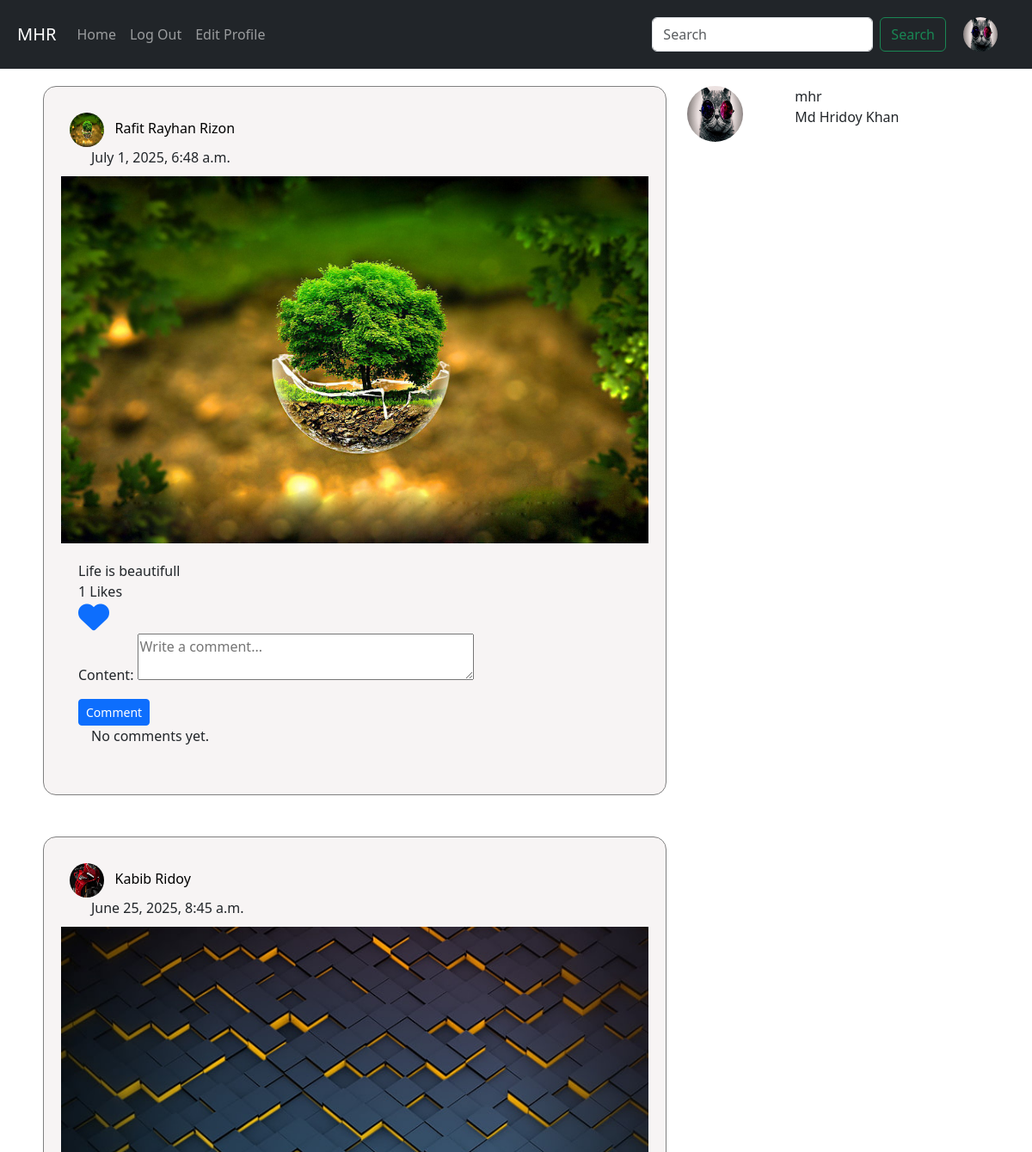
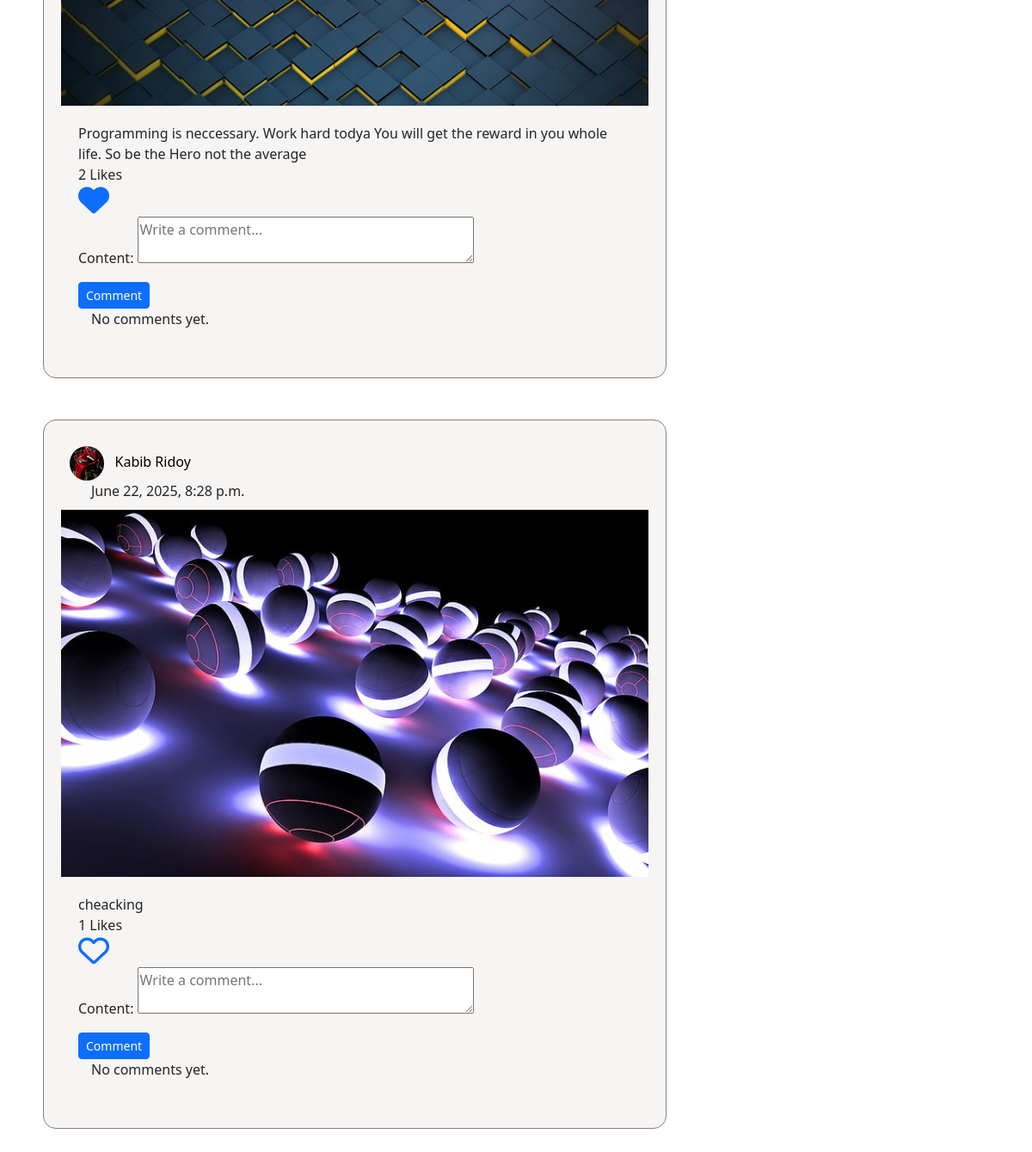
The app's page /post/ (signed in), older data (2 pictures, top to bottom).
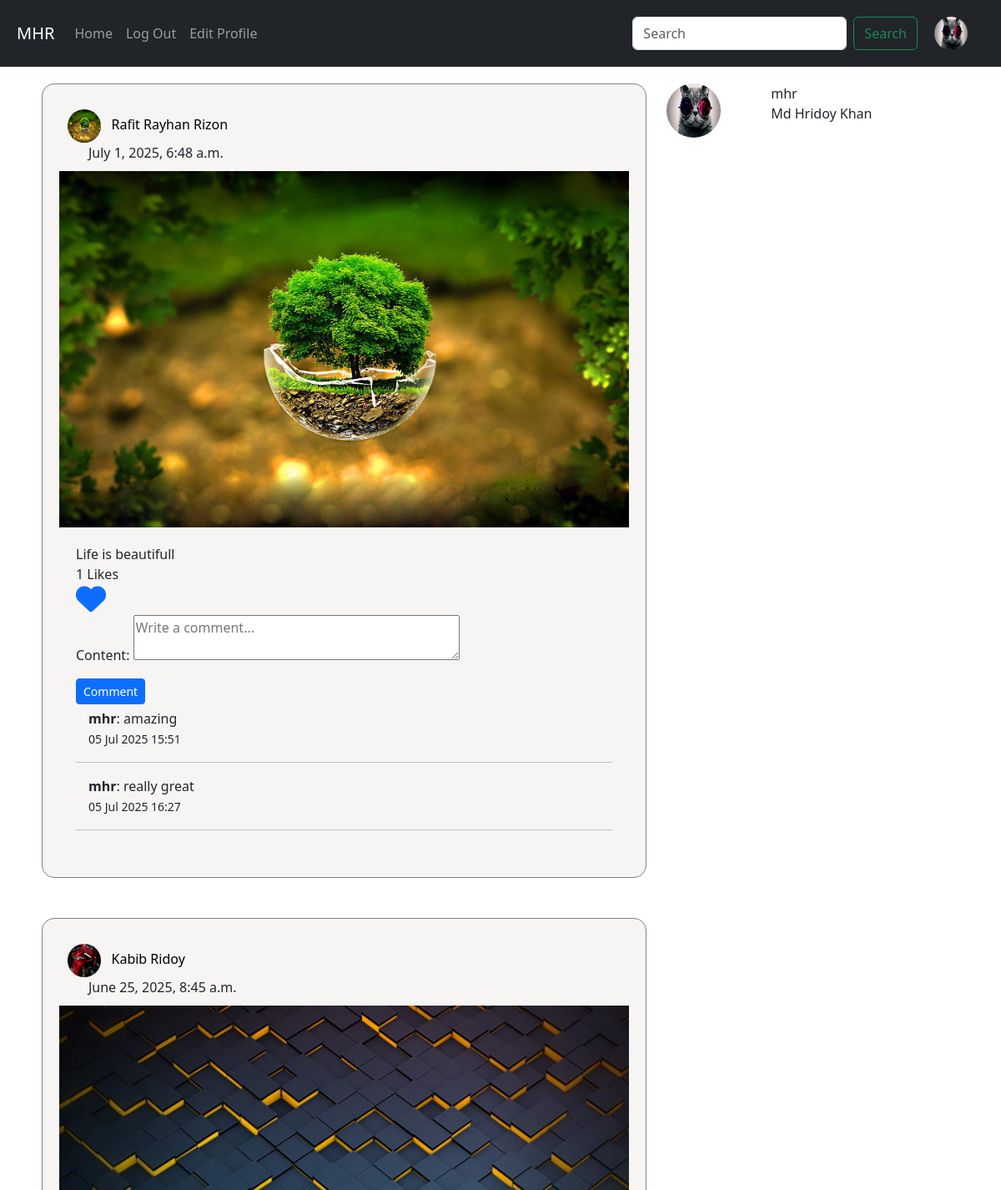
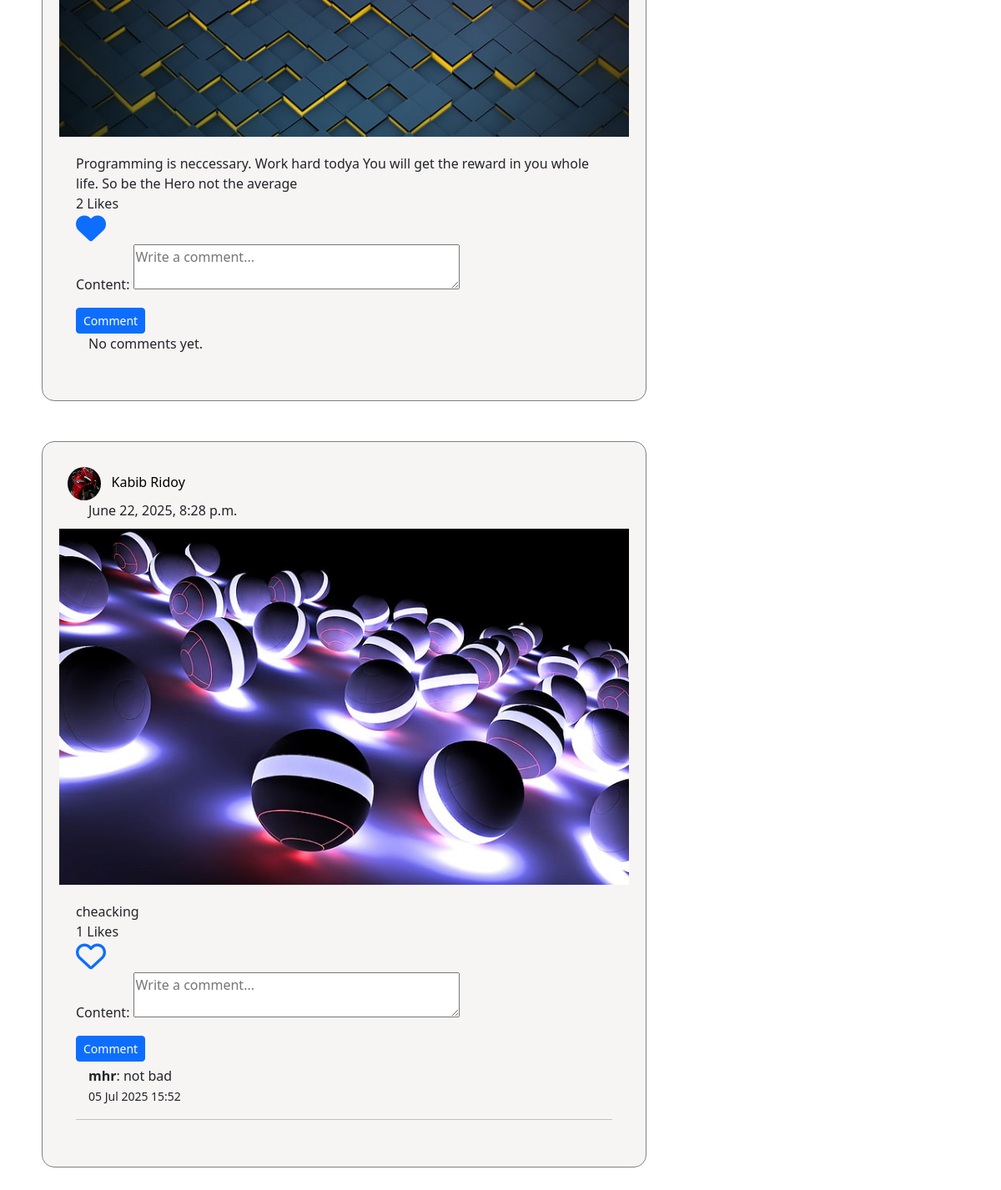
The same page, newer data (2 pictures, top to bottom).
### Auth_app/models.py (models this page shows)
class UserProfile(models.Model):
    user = models.OneToOneField(User, on_delete=models.CASCADE, related_name='user_profile')
    full_name = models.CharField(max_length=264, blank=True)
    profile_pic = models.ImageField(upload_to='profile_pics', blank=True)
    description = models.TextField(blank=True)
    dob = models.DateField(blank=True, null=True)
    website = models.URLField(blank=True)
    facebook = models.URLField(blank=True)

### app_post/models.py (models this page shows, shortened)
class Post(models.Model):
    author = models.ForeignKey(User, on_delete=models.CASCADE, related_name="Post")
    image = models.ImageField(upload_to='post_image')
    caption = models.CharField(max_length=264, blank=True)
    upload_date = models.DateTimeField(auto_now_add=True)
    update_date = models.DateTimeField(auto_now=True)
    class Meta:
        ordering = ['-upload_date', ]

class comment(models.Model):
    post = models.ForeignKey(Post, on_delete=models.CASCADE, related_name="comments")
    user = models.ForeignKey(User, on_delete=models.CASCADE, related_name="commenter")
    content = models.TextField(blank=True, null=True)
    comment_date = models.DateTimeField(auto_now_add=True)

### app_post/views.py (the view)
# urls.py: path('',views.home, name="home"),
@login_required
def home(request):
    following_list = Follow.objects.filter(follower=request.user)
    posts = Post.objects.filter(author__in=following_list.values_list('following'))
    liked_post = Like.objects.filter(user=request.user)
    liked_post_list = liked_post.values_list('post', flat=True)
    followed = Follow.objects.filter(follower=request.user)
    if request.method == "GET":
        search = request.GET.get('search', '')
        result = User.objects.filter(username__icontains=search)
    if request.method == 'POST':
        form = commentForm(request.POST)
        post_id = request.POST.get('post_id')
        post = Post.objects.get(pk=post_id)
        if form.is_valid():
            new_comment = form.save(commit=False)
            new_comment.post = post
            new_comment.user = request.user
            new_comment.save()
            return HttpResponseRedirect(reverse('home'))
    else:
        form = commentForm()
    return render(request, 'app_post/home.html', context={
        'title':'Homepage',
        'search':search,
        'result':result,
        'posts':posts,
        'liked_post_list':liked_post_list,
        'followed':followed,
        'form':form,
    })

### app_post/forms.py
class commentForm(forms.ModelForm):
    class Meta:
        model = comment
        fields = ('content',)
        widgets = {
            'content': forms.Textarea(attrs={'rows': 2, 'placeholder': 'Write a comment...','label':None}),
        }

### templates/app_post/home.html (shortened to what this page needs)
{% extends 'navbar.html' %}
{% block content %}
{% if search %}
{% for user in result %}
<div class="row">
    <div class="col-sm-2">
        {% if user.user_profile.profile_pic %}
        <img src="/media/{{user.user_profile.profile_pic}}" width="65px" height="65px" class="rounded-circle">
        {% else %}
        <img src="/media/avatar.png" width="65px" height="65px" class="rounded-circle">
        {% endif %}
    </div>
    <div class="col-sm-10">
        <a href="{% url 'auth_app:user_other' username=user.username %}">
            <h6>{{user.username}}</h6>
        </a>
        <h6>{{user.user_profile.full_name}}</h6>
    </div>
</div>
<br>
{% endfor %}
{% else %}
{% if not followed %}
<center>
    <div style="border: 1px solid #ccc; border-radius: 10px; background-color: #f5f3f3;">
        <p>You are not Following Anyone. To watch posts you have to follow others. <br> If you want to follow someone,
            search with letter 'm' or 'r'. Then you will show some users and you can follow them.</p>
    </div>
</center>
{% else %}
<div class="row">
    <div class="col-sm-8">
        {% for post in posts %}
        <div style="border: 1px solid gray; background-color: #f7f4f4; padding: 20px; border-radius: 15px;">
            <div style="padding: 10px;">
                {% if post.author.user_profile.profile_pic %}
                <a href="{% url 'auth_app:user_other' username=post.author %}"><img
                        src="/media/{{post.author.user_profile.profile_pic}}" width="40px" height="40px"
                        class="rounded-circle"></a>
                {% else %}
                <a href="{% url 'auth_app:user_other' username=post.author %}"><img src="/media/avatar.png" width="40px"
                        height="40px" class="rounded-circle"></a>
                {% endif %} &nbsp;
                <a href="{% url 'auth_app:user_other' username=post.author %}"
                    style="text-decoration: none; color: black;">{{post.author.user_profile.full_name}}</a> <br>
                &nbsp; &nbsp; &nbsp; {{post.upload_date}}
            </div>
            <img src="/media/{{post.image}}" width="100%" alt="">
            <div style="padding: 20px;">
                {{post.caption}} <br>
                {{post.liked_post.count}} Likes <br>
                {% if post.pk in liked_post_list %}
                <a href="{% url 'app_post:unliked' pk=post.pk %}"><i class="fas fa-heart"
                        style="font-size: 36px;"></i></a>
                {% else %}
                <a href="{% url 'app_post:liked' pk=post.pk %}"><i class="far fa-heart"
                        style="font-size: 36px;"></i></a>
                {% endif %} <br>
                <form method="POST">
                    {{ form.as_p }}
                    <button type="submit" class="btn btn-primary btn-sm">Comment</button>
                </form>
                {% for cmnt in post.comments.all %}
                <div style="margin-left: 15px; margin-top: 5px;">
                    <strong>{{ cmnt.user.username }}</strong>: {{ cmnt.content }} <br>
                    <small>{{ cmnt.comment_date|date:"d M Y H:i" }}</small>
                </div><hr>
                {% empty %}
                <p style="margin-left: 15px;">No comments yet.</p>
                {% endfor %}
            </div>
        </div>
        <br><br>
        {% endfor %}
    </div>
    <div class="col-sm-4">
        <div class="row">
            <div class="col-sm-4">
                {% if user.user_profile.profile_pic %}
                <img src="/media/{{user.user_profile.profile_pic}}" width="65px" height="65px" class="rounded-circle">
                {% else %}
                <img src="/media/avatar.png" width="65px" height="65px" class="rounded-circle">
                {% endif %}
            </div>
            <div class="col-sm-8">
                {{user.username}}
                <br>
                {{user.user_profile.full_name}}
            </div>
        </div>
    </div>
</div>
{% endif %}
{% endif %}
{% endblock %}

### templates/navbar.html (shortened to what this page needs)
<!DOCTYPE html>
<html lang="en">
<head>
    <link href="https://cdn.jsdelivr.net/npm/bootstrap@5.3.3/dist/css/bootstrap.min.css" rel="stylesheet">
    <link rel="stylesheet" href="https://cdnjs.cloudflare.com/ajax/libs/font-awesome/6.5.0/css/all.min.css"/>
</head>
<body>
    <nav class="navbar navbar-expand-lg navbar-dark bg-dark" style="padding: 20px;">
        <a class="navbar-brand" href="{% url 'app_post:home' %}">MHR</a>
        <div class="collapse navbar-collapse" id="navbarSupportedContent">
            <ul class="navbar-nav mr-auto">
                <li class="nav-item active">
                    <a class="nav-link" href="{% url 'app_post:home' %}">Home</a>
                </li>
                <li class="nav-item">
                    <a class="nav-link" href="{% url 'auth_app:logout' %}">Log Out</a>
                </li>
                <li class="nav-item">
                    <a class="nav-link" href="{% url 'auth_app:edit_profile' %}">Edit Profile</a>
                </li>
            </ul>
            <div class="d-flex ms-auto" style="padding-right: 20px;">
                <form class="d-flex" style="padding-right: 20px;" method="GET">
                    <input class="form-control me-2" type="search" placeholder="Search" aria-label="Search" name="search">
                    <button class="btn btn-outline-success" type="submit">Search</button>
                </form>
                {% if user.user_profile.profile_pic %}
                <a href="{% url 'auth_app:profile' %}"><img src="/media/{{user.user_profile.profile_pic}}"
                        alt="User Image" width="40px" height="40px" class="rounded-circle"></a>
                {% else %}
                <a href="{% url 'auth_app:profile' %}"><img src="/media/avatar.png" width="40px" height="40px"
                        class="rounded-circle"></a>
                {% endif %}
            </div>
        </div>
    </nav>
    <div class="container" style="padding: 20px;">
        {% block content %}
        {% endblock %}
    </div>
</body>
</html>

Row changes from the older to the newer data that the page shows:
shown differently, row unchanged: Post "July 1, 2025, 6:48 a.m.": no longer shows "No comments yet."
added comment: user.username "mhr", content "amazing", comment_date "05 Jul 2025 15:51", shown under Post "July 1, 2025, 6:48 a.m."
added comment: user.username "mhr", content "really great", comment_date "05 Jul 2025 16:27", shown under Post "July 1, 2025, 6:48 a.m."
shown differently, row unchanged: Post "June 22, 2025, 8:28 p.m.": no longer shows "No comments yet."
added comment: user.username "mhr", content "not bad", comment_date "05 Jul 2025 15:52", shown under Post "June 22, 2025, 8:28 p.m."
